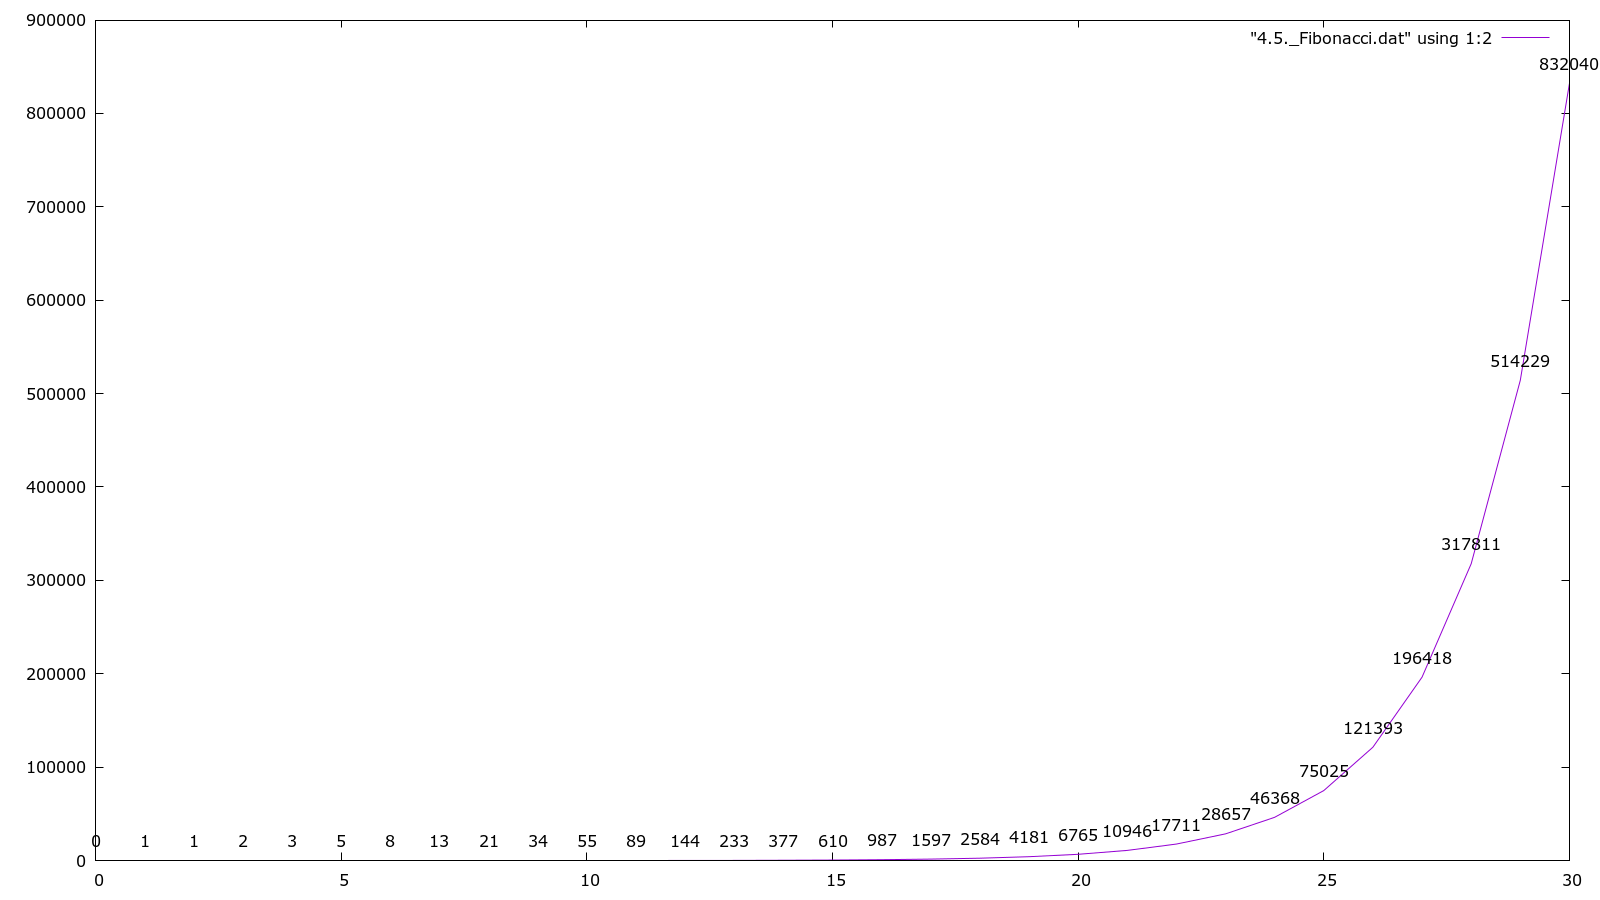

The gnuplot source for this figure:
# Ustawiam typ terminala (format wyjściowy)
set terminal pngcairo size 1600,900 enhanced font 'Verdana,12'

# Ustawiam nazwę pliku wyjściowego
set output '4.5._Fibonacci.png'

# Tworzę wykres
plot "4.5._Fibonacci.dat" using 1:2 with lines, \
     "4.5._Fibonacci.dat" using 1:2:(sprintf("%d", $2)) with labels offset 0,1 notitle
